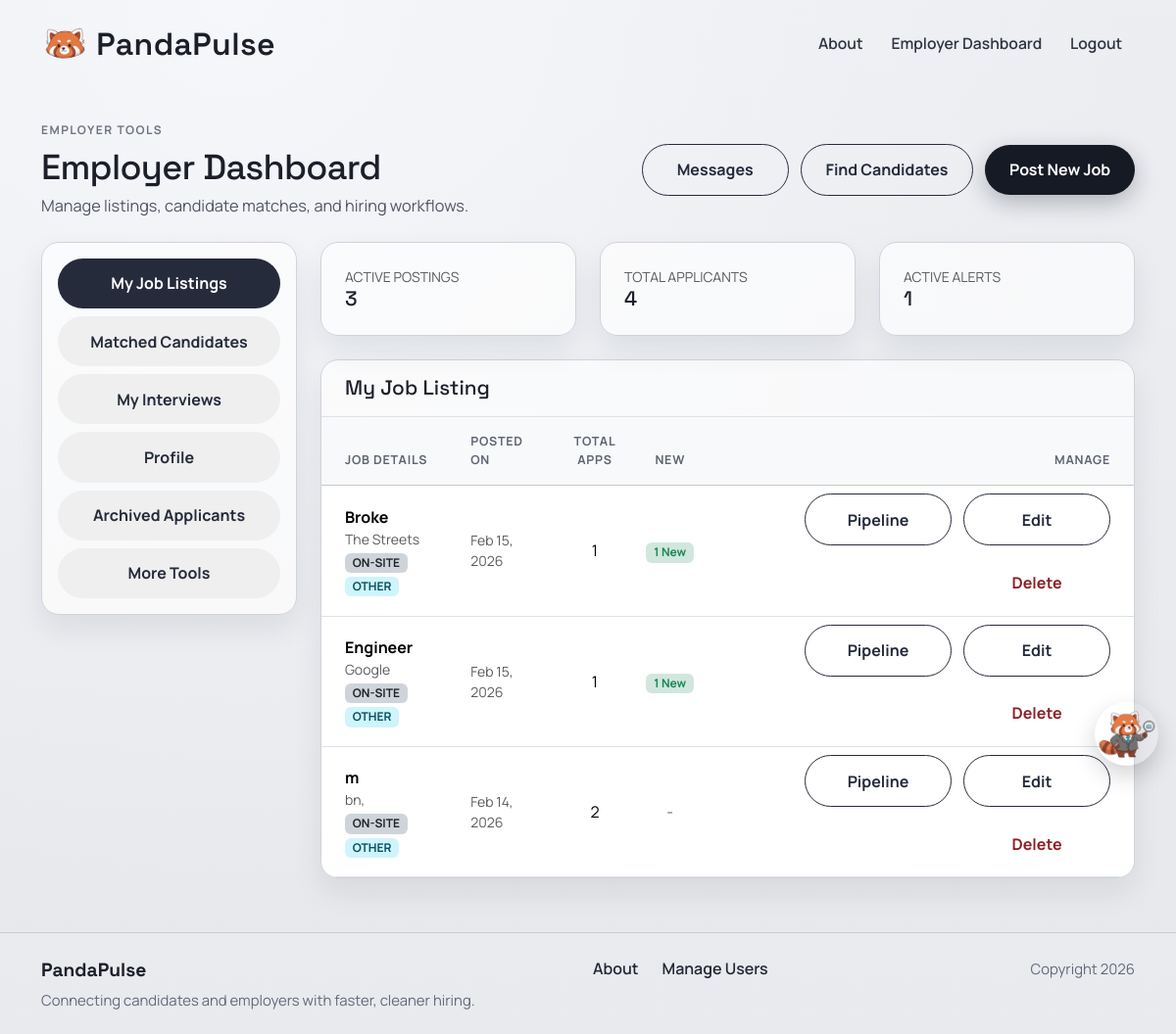
Page /jobposts/dashboard/ (signed in) on the committed database.
### jobposts/models.py (models this page shows, shortened)
class JobPost(models.Model):
    COMPANY_SIZE_CHOICES = [
        ("small", "Small (1-50)"),
        ("mid_size", "Mid-size (51-500)"),
        ("large", "Large (501-5,000)"),
        ("fortune_500", "Fortune 500"),
        ("startup", "Startup"),
        ("enterprise", "Enterprise"),
        ("other", "Other"),
    ]
    owner = models.ForeignKey(
        settings.AUTH_USER_MODEL,
        on_delete=models.CASCADE,
        related_name='job_posts',
        null=True,
        blank=True,
    )
    title = models.CharField(max_length=200)
    company = models.CharField(max_length=150)
    location = models.CharField(max_length=150)
    pay_range = models.CharField(max_length=100)
    skills = models.CharField(max_length=300, blank=True)
    salary_min = models.IntegerField(null=True, blank=True)
    salary_max = models.IntegerField(null=True, blank=True)
    WORK_SETTING_CHOICES = [
        ("remote", "Remote"),
        ("onsite", "On-site"),
        ("hybrid", "Hybrid"),
    ]
    work_setting = models.CharField(max_length=20, choices=WORK_SETTING_CHOICES, default="onsite")
    company_size = models.CharField(max_length=20, choices=COMPANY_SIZE_CHOICES, default="other")
    visa_sponsorship = models.BooleanField(default=False)
    description = models.TextField()
    created_at = models.DateTimeField(auto_now_add=True)

### jobposts/views.py (the view)
# urls.py: path('dashboard/', views.dashboard, name='jobposts.dashboard'),
@login_required
def dashboard(request):
    enforce_employer_response_deadline()
    auto_archive_old_rejections()
    profile = request.user.profile
    context = {}
    if profile.account_type == Profile.AccountType.APPLICANT:
        recommendations = get_job_recommendations(profile)
        apps = request.user.application_set.all()
        apps_sent_count = apps.count()
        success_count = apps.filter(status__in=['offer', 'closed']).count()
        context.update({
            'recommendations': recommendations,
            'skills': profile.skills,
            'apps_sent_count': apps_sent_count,
            'success_count': success_count,
            'recent_applications': apps.select_related('job').order_by('-applied_at')[:5],
            'archived_rejected_applications': apps.filter(
                status='rejected',
                archived_by_applicant=True,
            ).select_related('job').order_by('-rejected_at', '-applied_at')[:5],
        })
    elif profile.account_type == Profile.AccountType.EMPLOYER:
        my_jobs = JobPost.objects.filter(owner=request.user).annotate(
            total_apps=Count('applications'),
            new_apps=Count(
                'applications',
                filter=Q(applications__status='applied')
            )
        ).order_by('-created_at')
        overall_total = sum(job.total_apps for job in my_jobs)
        employer_jobs = list(my_jobs)
        def _skill_set(raw_value):
            if not raw_value:
                return set()
            return {token.strip().lower() for token in raw_value.split(",") if token.strip()}
        applied_pairs = set(
            Application.objects.filter(job__owner=request.user).values_list("user_id", "job_id")
        )
        job_skill_sets = [(job, _skill_set(job.skills)) for job in employer_jobs]
        candidate_matches = []
        applicant_profiles = Profile.objects.filter(
            account_type=Profile.AccountType.APPLICANT,
            visible_to_recruiters=True,
        ).select_related("user").order_by("user__username")
        for candidate in applicant_profiles:
            candidate_skills = _skill_set(candidate.skills)
            if not candidate_skills:
                continue
            best_job = None
            best_score = 0
            for job, job_skills in job_skill_sets:
                if (candidate.user_id, job.id) in applied_pairs:
                    continue
                score = len(candidate_skills.intersection(job_skills))
                if score > best_score:
                    best_score = score
                    best_job = job
            if best_job:
                candidate_matches.append({
                    "candidate": candidate,
                    "job": best_job,
                    "score": best_score,
                })
        saved_searches = request.user.saved_searches.all()
        context.update({
            'jobs': my_jobs,
            'overall_total': overall_total,
            'saved_searches': saved_searches,
            'matched_candidates': candidate_matches,
            'archived_rejected_applicants': Application.objects.filter(
                job__owner=request.user,
                status='rejected',
                archived_by_employer=True,
            ).select_related('job', 'user').order_by('-rejected_at', '-applied_at')[:5],
        })
    return render(request, 'jobposts/dashboard.html', context)

### jobposts/templates/jobposts/dashboard.html (shortened to what this page needs)
{% extends "base.html" %}
{% block content %}
<section class="page-shell">
  <div class="container">
    {% if user.profile.account_type == 'EMPLOYER' %}
    <div class="d-flex justify-content-between align-items-center mb-4 flex-wrap gap-3">
      <div>
        <p class="page-kicker mb-2">Employer tools</p>
        <h1 class="page-title page-title-sm mb-1">Employer Dashboard</h1>
        <p class="page-copy mb-0">Manage listings, candidate matches, and hiring workflows.</p>
      </div>
      <div class="form-actions">
        <a href="{% url 'messaging:inbox' %}" class="secondary-btn">Messages</a>
        <a href="{% url 'accounts.candidate_search' %}" class="secondary-btn">Find Candidates</a>
        <a href="{% url 'jobposts.create' %}" class="primary-btn border-0">Post New Job</a>
      </div>
    </div>
    <div class="row g-4 align-items-start">
      <div class="col-lg-3">
        <div class="surface-card applicant-nav-card p-3">
          <div class="nav flex-column nav-pills gap-2" id="employer-dashboard-nav" role="tablist" aria-orientation="vertical">
            <button class="secondary-btn border-0 text-start active" id="emp-listings-btn" data-bs-toggle="pill" data-bs-target="#emp-listings" type="button" role="tab" aria-controls="emp-listings" aria-selected="true">
              My Job Listings
            </button>
            <button class="secondary-btn border-0 text-start" id="emp-matches-btn" data-bs-toggle="pill" data-bs-target="#emp-matches" type="button" role="tab" aria-controls="emp-matches" aria-selected="false">
              Matched Candidates
            </button>
            <button class="secondary-btn border-0 text-start" id="emp-interviews-btn" data-bs-toggle="pill" data-bs-target="#emp-interviews" type="button" role="tab" aria-controls="emp-interviews" aria-selected="false">
              My Interviews
            </button>
            <button class="secondary-btn border-0 text-start" id="emp-profile-btn" data-bs-toggle="pill" data-bs-target="#emp-profile" type="button" role="tab" aria-controls="emp-profile" aria-selected="false">
              Profile
            </button>
            <button class="secondary-btn border-0 text-start" id="emp-archived-btn" data-bs-toggle="pill" data-bs-target="#emp-archived" type="button" role="tab" aria-controls="emp-archived" aria-selected="false">
              Archived Applicants
            </button>
            <button class="secondary-btn border-0 text-start" id="emp-tools-btn" data-bs-toggle="pill" data-bs-target="#emp-tools" type="button" role="tab" aria-controls="emp-tools" aria-selected="false">
              More Tools
            </button>
          </div>
        </div>
      </div>
      <div class="col-lg-9">
        <div class="tab-content vstack gap-4" id="employer-dashboard-content">
          <div class="tab-pane fade show active" id="emp-listings" role="tabpanel" aria-labelledby="emp-listings-btn" tabindex="0">
            <div class="row g-4 mb-4">
              <div class="col-md-4"><div class="surface-card h-100"><div class="text-uppercase small text-muted">Active Postings</div><h3 class="surface-title mb-0">{{ jobs.count }}</h3></div></div>
              <div class="col-md-4"><div class="surface-card h-100"><div class="text-uppercase small text-muted">Total Applicants</div><h3 class="surface-title mb-0">{{ overall_total|default:'0' }}</h3></div></div>
              <div class="col-md-4"><div class="surface-card h-100"><div class="text-uppercase small text-muted">Active Alerts</div><h3 class="surface-title mb-0">{{ saved_searches.count|default:'0' }}</h3></div></div>
            </div>
            <div class="surface-card p-0 overflow-hidden">
              <div class="px-4 py-3 border-bottom"><h3 class="surface-title mb-0">My Job Listing</h3></div>
              <div class="table-responsive">
                <table class="table table-hover align-middle mb-0 job-table">
                  <thead class="table-light"><tr><th class="ps-4 py-3">Job Details</th><th class="py-3">Posted On</th><th class="py-3 text-center">Total Apps</th><th class="py-3 text-center">New</th><th class="py-3 text-end pe-4">Manage</th></tr></thead>
                  <tbody>
                    {% for job in jobs %}
                    <tr>
                      <td class="ps-4 py-3">
                        <div class="fw-bold">{{ job.title }}</div>
                        <div class="small text-muted">{{ job.company }}</div>
                        <div class="mt-1 d-flex flex-wrap gap-1">
                          <span class="badge bg-dark-subtle text-dark text-uppercase">{{ job.get_work_setting_display }}</span>
                          <span class="badge bg-info-subtle text-info-emphasis text-uppercase">{{ job.get_company_size_display }}</span>
                        </div>
                      </td>
                      <td class="small text-muted">{{ job.created_at|date:'M d, Y' }}</td>
                      <td class="text-center">{{ job.total_apps }}</td>
                      <td class="text-center">{% if job.new_apps > 0 %}<span class="badge bg-success-subtle text-success">{{ job.new_apps }} New</span>{% else %}<span class="text-muted">-</span>{% endif %}</td>
                      <td class="text-end pe-4"><div class="form-actions justify-content-end"><a href="{% url 'apply:employer_pipeline' job.id %}" class="secondary-btn">Pipeline</a><a href="{% url 'jobposts.edit' job.id %}" class="secondary-btn">Edit</a><form action="{% url 'jobposts.delete' job.id %}" method="POST" onsubmit="return confirm('Delete this listing?');">{% csrf_token %}<button type="submit" class="danger-btn border-0">Delete</button></form></div></td>
                    </tr>
                    {% empty %}
                    <tr><td colspan="5" class="text-center py-5 text-muted">No active job posts yet.</td></tr>
                    {% endfor %}
                  </tbody>
                </table>
              </div>
            </div>
          </div>
        </div>
      </div>
    </div>
    {% endif %}
  </div>
</section>
{% endblock %}

### project2/templates/base.html (shortened to what this page needs)
<!DOCTYPE html>
<html>
  {% load static %}
  <head>
    <link href="https://cdn.jsdelivr.net/npm/bootstrap@5.3.3/dist/css/bootstrap.min.css" rel="stylesheet">
    <link rel="stylesheet" href="https://cdnjs.cloudflare.com/ajax/libs/font-awesome/6.1.1/css/all.min.css">
    <link rel="stylesheet" href="https://cdn.jsdelivr.net/npm/bootstrap-icons@1.11.3/font/bootstrap-icons.min.css">
    <link rel="stylesheet" type="text/css" href="{% static 'css/style.css' %}">
    <link rel="stylesheet" href="{% static 'mascot/panda.css' %}">
  </head>
  <body>
    <nav class="navbar navbar-expand-lg site-nav py-3">
      <div class="container">
        <a class="navbar-brand brand-mark" href="{% url 'home.index' %}">
          <img src="{% static 'img/logo.png' %}?v=pandapulse-2" alt="logo" height="40" />
          <span>PandaPulse</span>
        </a>
        <div class="collapse navbar-collapse" id="navbarNavAltMarkup">
          <div class="navbar-nav ms-auto align-items-lg-center gap-lg-2">
            <a class="nav-link site-link" href="{% url 'home.about' %}">About</a>
            {% if user.is_authenticated %}
              {% if can_post_job %}
                <a class="nav-link site-link" href="{% url 'jobposts.dashboard' %}">Employer Dashboard</a>
              {% else %}
                <a class="nav-link site-link" href="{% url 'apply:application_status' %}">Applicant Dashboard</a>
              {% endif %}
              <a class="nav-link site-link" href="{% url 'accounts.logout' %}">Logout</a>
            {% else %}
              <a class="nav-link site-link" href="{% url 'accounts.login' %}">Login</a>
              <a class="site-cta" href="{% url 'accounts.signup' %}">Get Started</a>
            {% endif %}
          </div>
        </div>
      </div>
    </nav>
    <main>
      {% block content %}
      {% endblock content %}
    </main>
    <footer class="site-footer py-4 mt-auto">
      <div class="container">
        <div class="row g-3 align-items-start">
          <div class="col-lg-5">
            <p class="footer-title mb-1">PandaPulse</p>
            <p class="footer-copy mb-0">Connecting candidates and employers with faster, cleaner hiring.</p>
          </div>
          <div class="col-lg-4 d-flex justify-content-lg-center justify-content-start">
            <div class="d-flex gap-3 gap-lg-4 justify-content-lg-center justify-content-start flex-wrap flex-lg-nowrap">
              <a class="footer-link" href="{% url 'home.about' %}">About</a>
              {% if user.is_superuser %}
              <a class="footer-link" href="{% url 'accounts.manage_users' %}">Manage Users</a>
              {% endif %}
            </div>
          </div>
          <div class="col-lg-3 text-lg-end">
            <span class="footer-copy">Copyright 2026</span>
          </div>
        </div>
      </div>
    </footer>
    <div id="panda-confetti" aria-hidden="true"></div>
    <div id="panda-mascot" aria-label="Site mascot">
      <div class="panda-wrap" title="Panda mascot">
        <img src="{% static 'img/logo1.png' %}?v=pandapulse-4"/>
      </div>
    </div>
  </body>
</html>

### rows in the picture
JobPost: title "Broke", company "The Streets", work_setting "ON-SITE", company_size "OTHER", created_at "Feb 15, 2026", total_apps "1", new_apps "1"
JobPost: title "Engineer", company "Google", work_setting "ON-SITE", company_size "OTHER", created_at "Feb 15, 2026", total_apps "1", new_apps "1"
JobPost: title "m", company "bn,", work_setting "ON-SITE", company_size "OTHER", created_at "Feb 14, 2026", total_apps "2"

### other values in the picture
{{ jobs.count }} "3"
{{ overall_total|default:'0' }} "4"
{{ saved_searches.count|default:'0' }} "1"
